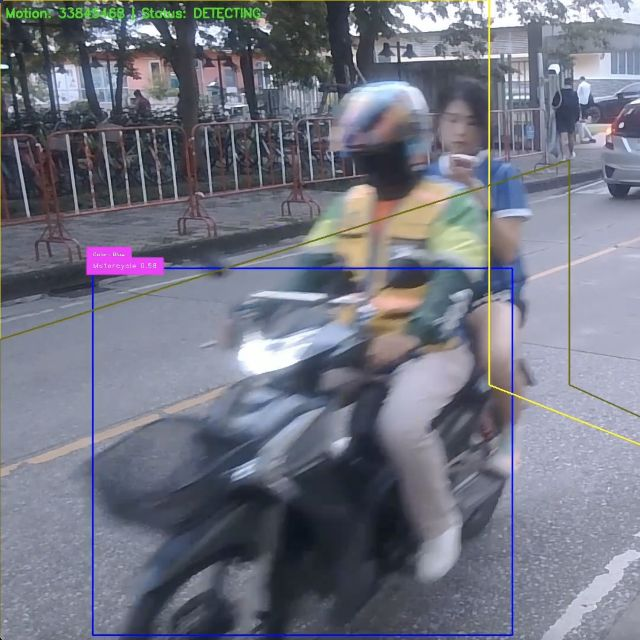
#> input picture jetson/what_cloud_sees.jpg, 640 x 640 px
$ python -i motion_gate.py   (imports and definitions only)
#> lines starting #> are read from the running program, lines starting #| are printed output that depends on the picture
import cv2
import numpy as np
import logging

logger = logging.getLogger(__name__)


class MotionGate:
    """
    Frame-differencing motion detector.

    Compares the current frame against the previous one. If the number of
    significantly changed pixels exceeds ``threshold``, the frame is
    considered "active" and should be forwarded to the cloud for inference.

    Typical savings: 80-90 % reduction in frames sent when traffic is sparse.
    """

    def __init__(
        self,
        threshold: int = 5_000,
        blur_ksize: int = 5,
        dilate_iterations: int = 2,
    ) -> None:
        self._threshold        = threshold
        self._blur_ksize       = blur_ksize
        self._dilate_iters     = dilate_iterations
        self._prev_gray: np.ndarray | None = None

    def has_motion(self, frame: np.ndarray) -> bool:
        """
        Return ``True`` if meaningful motion is detected in *frame*.

        Always returns ``True`` on the very first call (no previous frame
        to compare against) so the first frame is never silently dropped.
        """
        gray = cv2.cvtColor(frame, cv2.COLOR_BGR2GRAY)
        gray = cv2.GaussianBlur(gray, (self._blur_ksize, self._blur_ksize), 0)

        if self._prev_gray is None:
            self._prev_gray = gray
            return True  # treat first frame as active

        diff   = cv2.absdiff(self._prev_gray, gray)
        _, mask = cv2.threshold(diff, 25, 255, cv2.THRESH_BINARY)

        # Fill small gaps so a large moving object isn't fragmented
        kernel = cv2.getStructuringElement(cv2.MORPH_ELLIPSE, (5, 5))
        mask   = cv2.dilate(mask, kernel, iterations=self._dilate_iters)

        changed_pixels = int(np.count_nonzero(mask))
        self._prev_gray = gray

        motion_detected = changed_pixels >= self._threshold
        if motion_detected:
            logger.debug("Motion detected: %d changed pixels", changed_pixels)
        return motion_detected

    def reset(self) -> None:
        """Discard the stored reference frame (e.g. after a camera reconnect)."""
        self._prev_gray = None

>>> import cv2
>>> picture = cv2.imread('what_cloud_sees.jpg')
#> picture is the input picture: shape (640, 640, 3); mean B, G, R 130.5, 117.1, 114.8
>>> result = MotionGate().has_motion(picture)
#> in has_motion, `gray = cv2.cvtColor(frame, cv2.COLOR_BGR2GRAY)`:
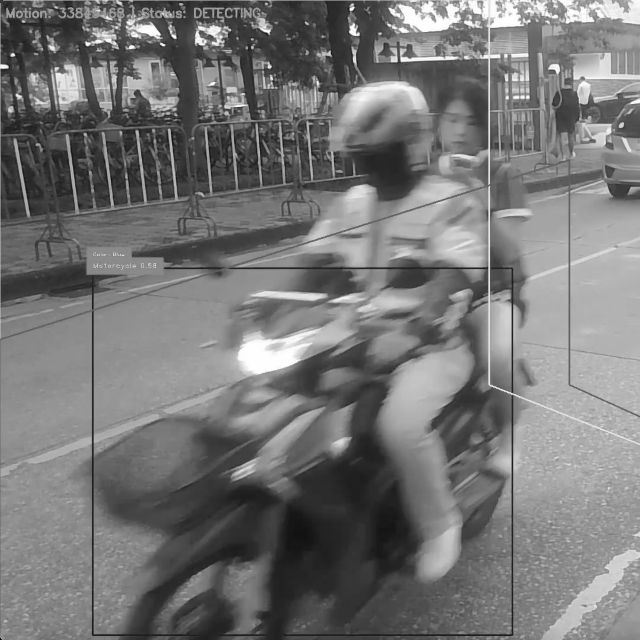
#> gray: shape (640, 640); min 4, max 255, mean 118
#> result = True
